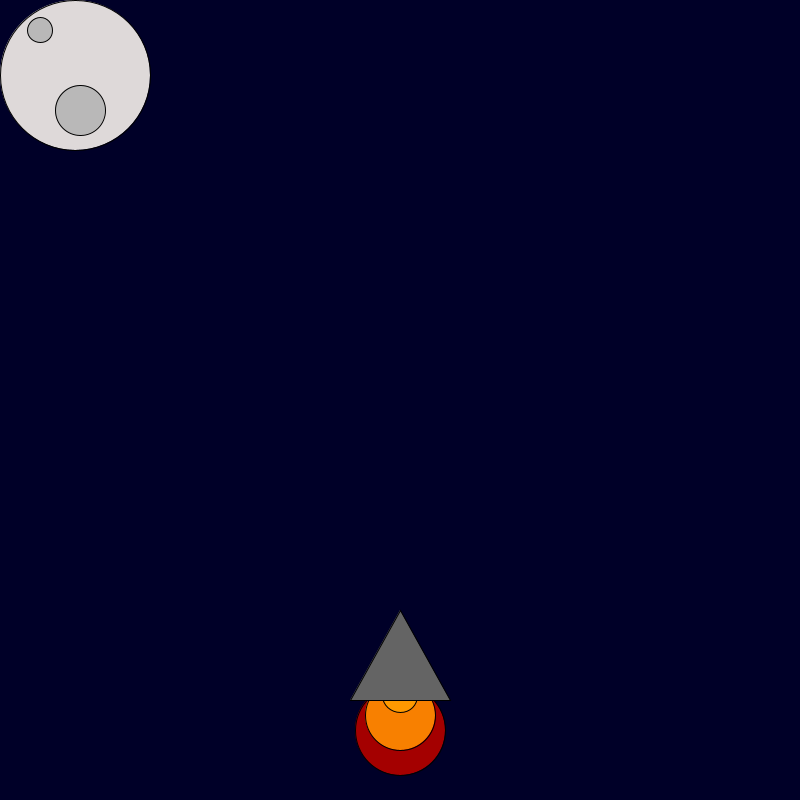
Frame 1 (no input)
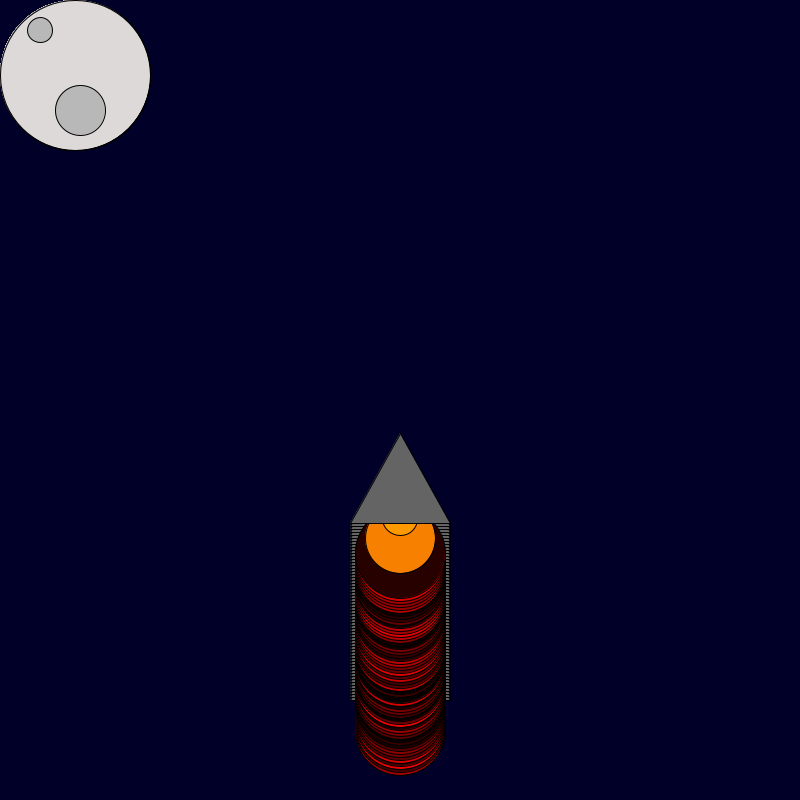
Frame 60 (the mouse pressed at the canvas centre just before this capture)
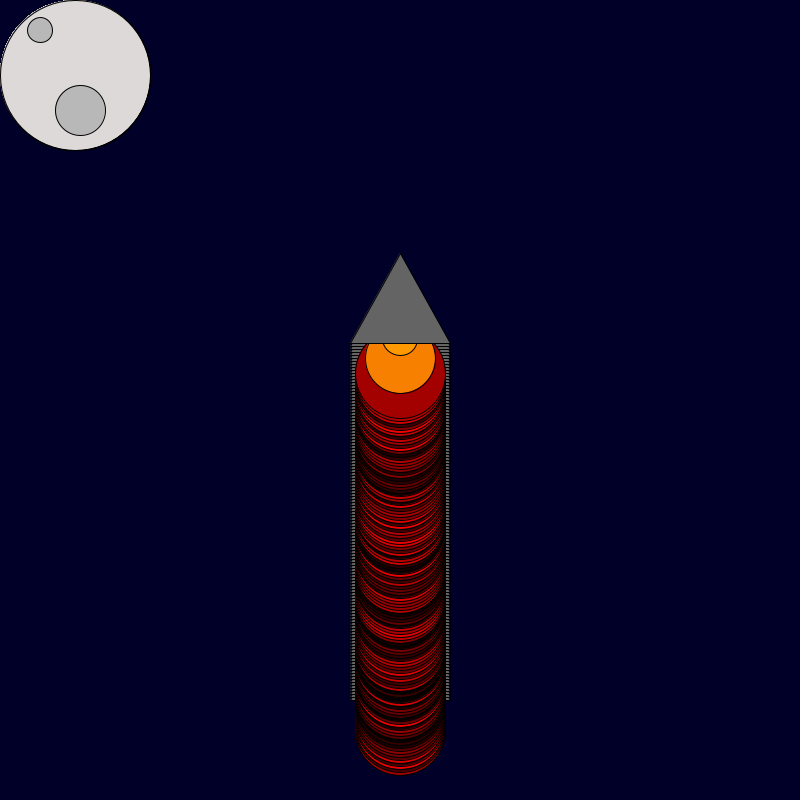
Frame 120 (the mouse held since frame 60 and released just before this capture)

The Processing sketch that drew these frames (run headless with seeded random() and noise(); from frame 60 on, the mouse is pressed at the canvas centre):

// Processing sketch: rocket_ship
// ── rocket_ship.pde
int x = 400; 
int y = 600; 

void setup() {
    background(0, 0, 40); size(800, 800);

}

void draw() {
    fill(#DED9D9);
    ellipse(75,75,150,150);
    fill(#B9B8B8);
    ellipse(40,30,25,25);
    ellipse(80,110,50,50);

    fill(random(255), 0, 0);
    ellipse(x, y + 130, 90, 90);
    fill(248, 128, 0);
    ellipse(x, y + 115, 70, 70);
    fill(255, 153, 0);
    ellipse(x, y + 95, 35, 35);
    fill(100, 100, 100);
    triangle(x, y + 10, x + 50, y + 100, x - 50, y + 100);
    y-=3;
}
